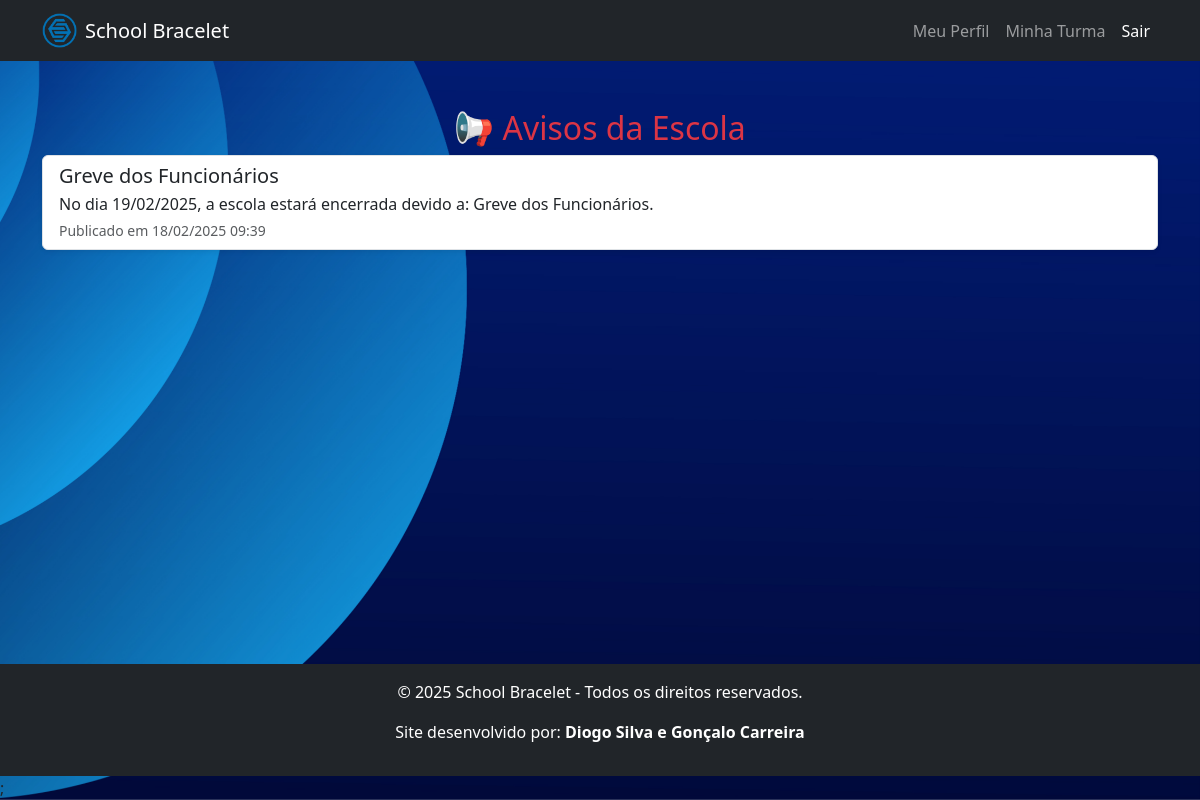
Page /views/student_announcements.php (signed in) on the committed database.
### tables this page shows
CREATE TABLE `avisos` (
  `id` int(11) NOT NULL,
  `titulo` varchar(255) NOT NULL,
  `mensagem` text NOT NULL,
  `data_publicacao` timestamp NOT NULL DEFAULT current_timestamp()
);

### views/student_announcements.php (the view, shortened to what this page needs)
<?php
include '../config/db.php';
include '../includes/head.php';
$query_avisos = $conn->query("SELECT * FROM avisos ORDER BY data_publicacao DESC");
?>
<link rel="stylesheet" href="https://cdn.jsdelivr.net/npm/bootstrap@5.3.0/dist/css/bootstrap.min.css">
<link rel="stylesheet" href="https://cdn.jsdelivr.net/npm/bootstrap-icons/font/bootstrap-icons.css">
<link rel="stylesheet" href="../public/css/dashboards.css">
<nav class="navbar navbar-expand-lg navbar-dark bg-dark">
    <div class="container">
        <a class="navbar-brand d-flex align-items-center" href="../views/dashboard_alunos.php">
            <img src="../public/img/logo-epbjc.png" alt="Logo" width="35" height="35" class="me-2">
            <span>School Bracelet</span>
        </a>
        <div class="collapse navbar-collapse" id="navbarNav">
            <ul class="navbar-nav ms-auto">
                <li class="nav-item"><a class="nav-link" href="student_profile.php">Meu Perfil</a></li>
                <li class="nav-item"><a class="nav-link" href="student_class.php">Minha Turma</a></li>
                <li class="nav-item"><a class="nav-link btn btn-danger text-white"
                        href="../controllers/logout.php">Sair</a></li>
            </ul>
        </div>
    </div>
</nav>
<div class="container mt-5">
    <h2 class="text-center text-danger">📢 Avisos da Escola</h2>
    <div class="list-group shadow-sm">
        <?php if ($query_avisos->num_rows > 0): ?>
            <?php while ($aviso = $query_avisos->fetch_assoc()): ?>
                <div class="list-group-item">
                    <h5 class="mb-1"><?= htmlspecialchars($aviso['titulo']); ?></h5>
                    <p class="mb-1"><?= nl2br(htmlspecialchars($aviso['mensagem'])); ?></p>
                    <small class="text-muted">Publicado em
                        <?= date("d/m/Y H:i", strtotime($aviso['data_publicacao'])); ?></small>
                </div>
            <?php endwhile; ?>
        <?php else: ?>
            <div class="text-center text-muted">Nenhum aviso disponível no momento.</div>
        <?php endif; ?>
    </div>
</div>
<?php include '../includes/footer.php'; ?>;

### public/css/dashboards.css (style rules this page uses)
html, body { height: 100%; display: flex; flex-direction: column; background: url('../img/hero-bg.jpg') no-repeat center center fixed; background-size: cover; backdrop-filter: blur(10px); }
.container { flex: 1; }
.btn { transition: all 0.2s ease-in-out; }

### rows in the picture
avisos: titulo "Greve dos Funcionários", mensagem "No dia 19/02/2025, a escola estará encerrada devido a: Greve dos Funcionários.", data_publicacao "18/02/2025 09:39"
